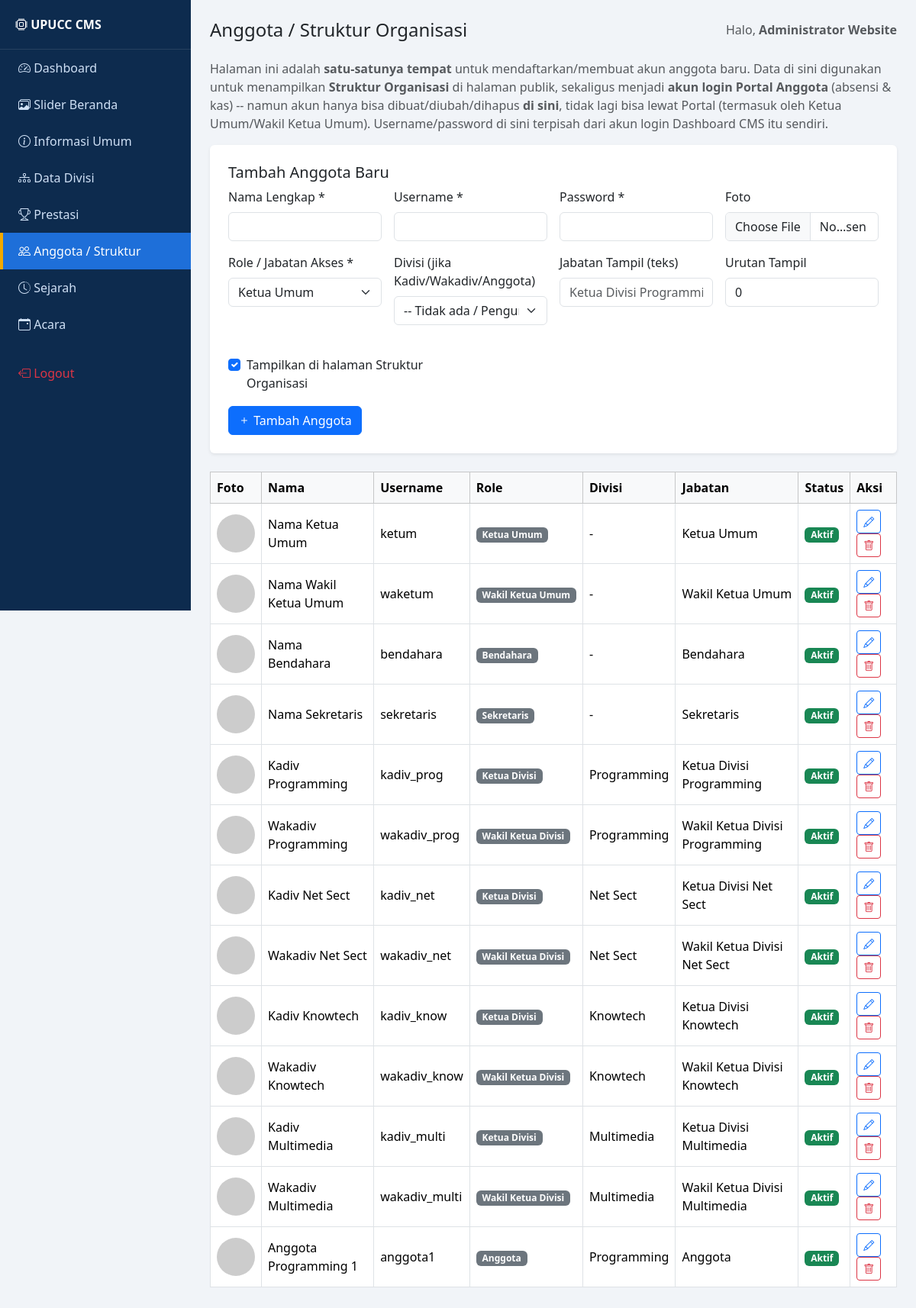
Page /dashboard/anggota.php (signed in) on the committed database.
### tables this page shows
CREATE TABLE members (
  id INT AUTO_INCREMENT PRIMARY KEY,
  username VARCHAR(50) UNIQUE NOT NULL,
  password VARCHAR(255) NOT NULL,
  nama VARCHAR(100) NOT NULL,
  foto VARCHAR(255) DEFAULT NULL,
  role ENUM('ketum','waketum','bendahara','kadiv','wakadiv','sekretaris','anggota') NOT NULL DEFAULT 'anggota',
  divisi_id INT NULL,
  jabatan_text VARCHAR(100) DEFAULT NULL,
  tampil_struktur TINYINT(1) NOT NULL DEFAULT 1,
  urutan INT NOT NULL DEFAULT 0,
  status ENUM('aktif','nonaktif') NOT NULL DEFAULT 'aktif',
  created_at TIMESTAMP DEFAULT CURRENT_TIMESTAMP,
  FOREIGN KEY (divisi_id) REFERENCES divisions(id) ON DELETE SET NULL
);

CREATE TABLE divisions (
  id INT AUTO_INCREMENT PRIMARY KEY,
  nama VARCHAR(50) NOT NULL,
  slug VARCHAR(50) UNIQUE NOT NULL,
  logo VARCHAR(255) DEFAULT NULL,
  deskripsi TEXT,
  sejarah TEXT
);

### includes/functions.php (called while the page is built, shortened)
<?php
function e($str) {
    return htmlspecialchars($str ?? '', ENT_QUOTES, 'UTF-8');
}

### dashboard/anggota.php (the view, shortened to what this page needs)
<?php
require_once __DIR__ . '/partials/header.php';
$roleOptions = ['ketum'=>'Ketua Umum','waketum'=>'Wakil Ketua Umum','bendahara'=>'Bendahara','sekretaris'=>'Sekretaris','kadiv'=>'Ketua Divisi','wakadiv'=>'Wakil Ketua Divisi','anggota'=>'Anggota'];
$list = $pdo->query("SELECT m.*, d.nama AS divisi_nama FROM members m LEFT JOIN divisions d ON d.id=m.divisi_id ORDER BY m.urutan ASC, m.id ASC")->fetchAll();
?>
<p class="text-muted">Halaman ini adalah <b>satu-satunya tempat</b> untuk mendaftarkan/membuat akun anggota baru. Data di sini digunakan untuk menampilkan <b>Struktur Organisasi</b> di halaman publik, sekaligus menjadi <b>akun login Portal Anggota</b> (absensi &amp; kas) -- namun akun hanya bisa dibuat/diubah/dihapus <b>di sini</b>, tidak lagi bisa lewat Portal (termasuk oleh Ketua Umum/Wakil Ketua Umum). Username/password di sini terpisah dari akun login Dashboard CMS itu sendiri.</p>
<div class="card border-0 shadow-sm p-4 mb-4">
  <h5>Tambah Anggota Baru</h5>
  <form method="POST" enctype="multipart/form-data" class="row g-3">
    <div class="col-md-3"><label class="form-label">Nama Lengkap *</label><input type="text" name="nama" class="form-control" required></div>
    <div class="col-md-3"><label class="form-label">Username *</label><input type="text" name="username" class="form-control" required></div>
    <div class="col-md-3"><label class="form-label">Password *</label><input type="password" name="password" class="form-control" required></div>
    <div class="col-md-3"><label class="form-label">Foto</label><input type="file" name="foto" class="form-control" accept="image/*"></div>
    <div class="col-md-3">
      <label class="form-label">Role / Jabatan Akses *</label>
      <select name="role" class="form-select" required>
        <?php foreach ($roleOptions as $val => $label): ?><option value="<?= $val ?>"><?= $label ?></option><?php endforeach; ?>
      </select>
    </div>
    <div class="col-md-3">
      <label class="form-label">Divisi (jika Kadiv/Wakadiv/Anggota)</label>
      <select name="divisi_id" class="form-select">
        <option value="">-- Tidak ada / Pengurus Inti --</option>
      </select>
    </div>
    <div class="col-md-3"><label class="form-label">Jabatan Tampil (teks)</label><input type="text" name="jabatan_text" class="form-control" placeholder="Ketua Divisi Programming"></div>
    <div class="col-md-3"><label class="form-label">Urutan Tampil</label><input type="number" name="urutan" class="form-control" value="0"></div>
    <div class="col-md-4">
      <div class="form-check mt-4">
        <input type="checkbox" name="tampil_struktur" class="form-check-input" id="tampiladd" checked>
        <label class="form-check-label" for="tampiladd">Tampilkan di halaman Struktur Organisasi</label>
      </div>
    </div>
    <div class="col-12"><button class="btn btn-primary"><i class="bi bi-plus"></i> Tambah Anggota</button></div>
  </form>
</div>
<div class="table-responsive">
<table class="table table-bordered bg-white align-middle">
<thead class="table-light"><tr><th>Foto</th><th>Nama</th><th>Username</th><th>Role</th><th>Divisi</th><th>Jabatan</th><th>Status</th><th>Aksi</th></tr></thead>
<tbody>
<?php foreach ($list as $m): ?>
<tr>
  <td><img src="<?= $m['foto'] ? '../uploads/anggota/'.e($m['foto']) : 'https://via.placeholder.com/50' ?>" style="width:50px;height:50px;object-fit:cover;border-radius:50%;"></td>
  <td><?= e($m['nama']) ?></td>
  <td><?= e($m['username']) ?></td>
  <td><span class="badge bg-secondary"><?= $roleOptions[$m['role']] ?? $m['role'] ?></span></td>
  <td><?= e($m['divisi_nama'] ?? '-') ?></td>
  <td><?= e($m['jabatan_text']) ?></td>
  <td><?= $m['status']==='aktif' ? '<span class="badge bg-success">Aktif</span>' : '<span class="badge bg-danger">Nonaktif</span>' ?></td>
  <td>
    <button class="btn btn-sm btn-outline-primary" data-bs-toggle="modal" data-bs-target="#edit<?= $m['id'] ?>"><i class="bi bi-pencil"></i></button>
    <a href="?hapus=<?= $m['id'] ?>" class="btn btn-sm btn-outline-danger" onclick="return confirm('Hapus anggota ini? Data absensi terkait juga akan terhapus.')"><i class="bi bi-trash"></i></a>
  </td>
</tr>
<?php endforeach; ?>
</tbody>
</table>
</div>
<?php require_once __DIR__ . '/partials/footer.php'; ?>

### dashboard/partials/header.php (style rules this page uses)
body { background:#f1f4f8; }

### rows in the picture
members: nama "Nama Ketua Umum", username "ketum", role "Ketua Umum", divisi_nama "-", jabatan_text "Ketua Umum", status "Aktif"
members: nama "Nama Wakil Ketua Umum", username "waketum", role "Wakil Ketua Umum", divisi_nama "-", jabatan_text "Wakil Ketua Umum", status "Aktif"
members: nama "Nama Bendahara", username "bendahara", role "Bendahara", divisi_nama "-", jabatan_text "Bendahara", status "Aktif"
members: nama "Nama Sekretaris", username "sekretaris", role "Sekretaris", divisi_nama "-", jabatan_text "Sekretaris", status "Aktif"
members: nama "Kadiv Programming", username "kadiv_prog", role "Ketua Divisi", divisi.nama "Programming", jabatan_text "Ketua Divisi Programming", status "Aktif"
members: nama "Wakadiv Programming", username "wakadiv_prog", role "Wakil Ketua Divisi", divisi.nama "Programming", jabatan_text "Wakil Ketua Divisi Programming", status "Aktif"
members: nama "Kadiv Net Sect", username "kadiv_net", role "Ketua Divisi", divisi.nama "Net Sect", jabatan_text "Ketua Divisi Net Sect", status "Aktif"
members: nama "Wakadiv Net Sect", username "wakadiv_net", role "Wakil Ketua Divisi", divisi.nama "Net Sect", jabatan_text "Wakil Ketua Divisi Net Sect", status "Aktif"
members: nama "Kadiv Knowtech", username "kadiv_know", role "Ketua Divisi", divisi.nama "Knowtech", jabatan_text "Ketua Divisi Knowtech", status "Aktif"
members: nama "Wakadiv Knowtech", username "wakadiv_know", role "Wakil Ketua Divisi", divisi.nama "Knowtech", jabatan_text "Wakil Ketua Divisi Knowtech", status "Aktif"
members: nama "Kadiv Multimedia", username "kadiv_multi", role "Ketua Divisi", divisi.nama "Multimedia", jabatan_text "Ketua Divisi Multimedia", status "Aktif"
members: nama "Wakadiv Multimedia", username "wakadiv_multi", role "Wakil Ketua Divisi", divisi.nama "Multimedia", jabatan_text "Wakil Ketua Divisi Multimedia", status "Aktif"
members: nama "Anggota Programming 1", username "anggota1", role "Anggota", divisi.nama "Programming", jabatan_text "Anggota", status "Aktif"

### other values in the picture
$m[0] "Dashboard"
$m[0] "Slider Beranda"
$m[0] "Informasi Umum"
$m[0] "Data Divisi"
$m[0] "Prestasi"
$m[0] "Anggota / Struktur"
$m[0] "Sejarah"
$m[0] "Acara"
$pageTitle "Anggota / Struktur Organisasi"
$_SESSION['admin_nama'] "Administrator Website"
form field role "Ketua Umum"
